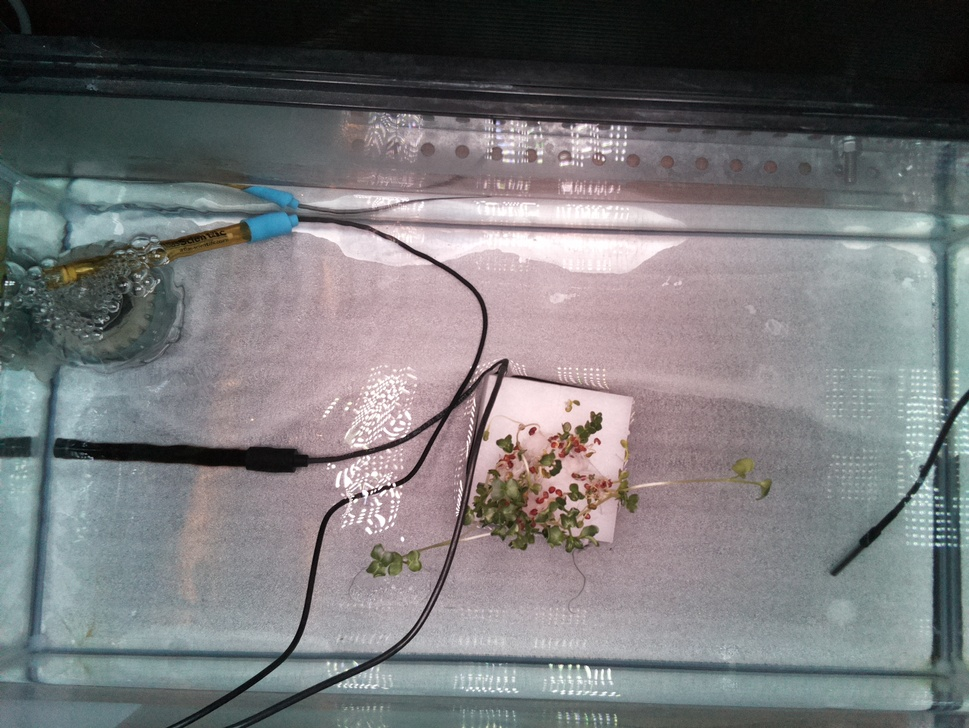
#> input picture imaging/pi.jpg, 969 x 728 px, shrunk from 1640 x 1232 before the run
$ python color_mask.py
#> lines starting #> are read from the running program, lines starting #| are printed output that depends on the picture; after the words box and inside, x2 and y2 are one past the last pixel; in counts of white or black regions, pixels touching at a corner belong together
# -*- coding: utf-8 -*-


import cv2
import numpy as np

image = cv2.imread('./pi.jpg') # ファイル読み込み
#> image is the input picture: shape (728, 969, 3); mean B, G, R 120.1, 118.2, 118.1

# BGRでの色抽出
bgrLower = np.array([50, 50, 150])    # 抽出する色の下限(BGR)
bgrUpper = np.array([100, 100, 255])    # 抽出する色の上限(BGR)
img_mask = cv2.inRange(image, bgrLower, bgrUpper) # BGRからマスクを作成
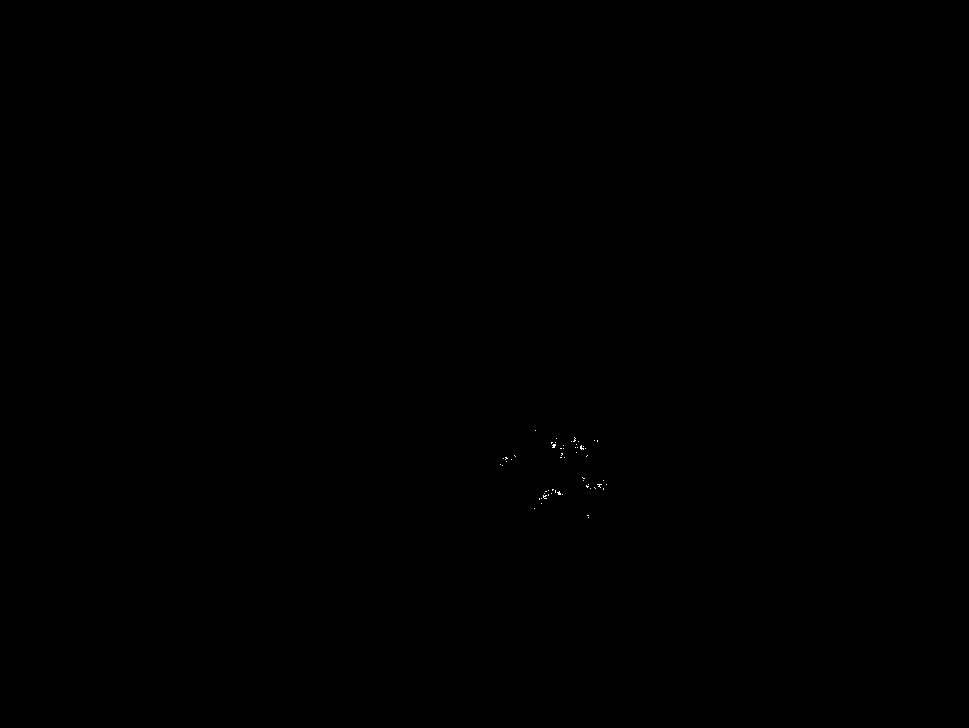
#> img_mask: shape (728, 969); 0.02% white in thin lines or dots, all inside (x1, y1, x2, y2) = (500, 430, 607, 518)
result = cv2.bitwise_and(image, image, mask=img_mask) # 元画像とマスクを合成

cv2.imshow('a',result)


# キー押下で終了
cv2.waitKey(0)
cv2.destroyAllWindows()
